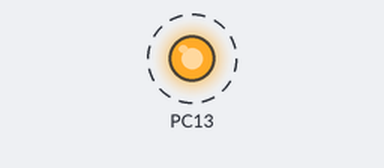
Simulated run of this sketch. Board: STM32 Blue Pill. On the bench: output pins drawn as LEDs (lit = HIGH). Dashed ring = blinking.

Above: at 0.5 s.
Timing chart, 0 to 4.6 s (numbered marks = the images above):
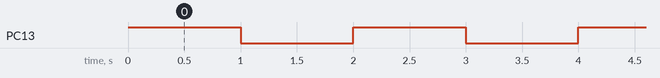

The sketch:

blink.ino
```cpp
#include <Arduino.h>
/*
  STM32 - BluePill (stm32f103c8t6)
  Example Sketch
  Author: Nilay savant
 */

// the setup function runs once when you press reset or power the board
byte count = 0;
char mess[1024] = {0};
void setup()
{
  // initialize digital pin PB1 as an output.
  pinMode(PC13, OUTPUT);
}
// the loop function runs over and over again forever
void loop()
{
  count = count + 1;
  snprintf(mess, 1024, "count executed");
  digitalWrite(PC13, HIGH); // turn the LED on (HIGH is the voltage level)
  snprintf(mess, 1024, "high executed");
  delay(1000);             // wait for a second
  digitalWrite(PC13, LOW); // turn the LED off by making the voltage LOW
  snprintf(mess, 1024, "low executed");
  delay(1000); // wait for a second
}
```

Measured:
- by itself, PC13: alternates HIGH for 1.0 s and LOW for 1.0 s
